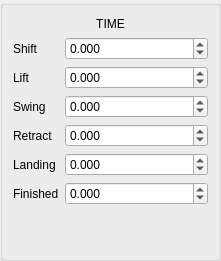
     <widget class="QGroupBox" name="formGroupBox_33">
      <property name="geometry">
       <rect>
        <x>20</x>
        <y>270</y>
        <width>221</width>
        <height>261</height>
       </rect>
      </property>
      <layout class="QFormLayout" name="formLayout_44">
       <property name="leftMargin">
        <number>10</number>
       </property>
       <property name="rightMargin">
        <number>10</number>
       </property>
       <item row="2" column="1">
        <widget class="QDoubleSpinBox" name="Time_Shift">
         <property name="decimals">
          <number>3</number>
         </property>
         <property name="minimum">
          <double>-10.000000000000000</double>
         </property>
         <property name="maximum">
          <double>10.000000000000000</double>
         </property>
         <property name="singleStep">
          <double>0.010000000000000</double>
         </property>
        </widget>
       </item>
       <item row="2" column="0">
        <widget class="QLabel" name="label_338">
         <property name="text">
          <string>Shift</string>
         </property>
        </widget>
       </item>
       <item row="3" column="0">
        <widget class="QLabel" name="label_339">
         <property name="text">
          <string>Lift</string>
         </property>
        </widget>
       </item>
       <item row="3" column="1">
        <widget class="QDoubleSpinBox" name="Time_Lift">
         <property name="decimals">
          <number>3</number>
         </property>
         <property name="minimum">
          <double>-10.000000000000000</double>
         </property>
         <property name="maximum">
          <double>10.000000000000000</double>
         </property>
         <property name="singleStep">
          <double>0.010000000000000</double>
         </property>
        </widget>
       </item>
       <item row="4" column="0">
        <widget class="QLabel" name="label_340">
         <property name="text">
          <string>Swing</string>
         </property>
        </widget>
       </item>
       <item row="4" column="1">
        <widget class="QDoubleSpinBox" name="Time_Swing">
         <property name="decimals">
          <number>3</number>
         </property>
         <property name="minimum">
          <double>-10.000000000000000</double>
         </property>
         <property name="maximum">
          <double>10.000000000000000</double>
         </property>
         <property name="singleStep">
          <double>0.010000000000000</double>
         </property>
        </widget>
       </item>
       <item row="5" column="0">
        <widget class="QLabel" name="label_341">
         <property name="text">
          <string>Retract</string>
         </property>
        </widget>
       </item>
       <item row="5" column="1">
        <widget class="QDoubleSpinBox" name="Time_Retract">
         <property name="decimals">
          <number>3</number>
         </property>
         <property name="minimum">
          <double>-10.000000000000000</double>
         </property>
         <property name="maximum">
          <double>10.000000000000000</double>
         </property>
         <property name="singleStep">
          <double>0.010000000000000</double>
         </property>
        </widget>
       </item>
       <item row="6" column="0">
        <widget class="QLabel" name="label_342">
         <property name="text">
          <string>Landing</string>
         </property>
        </widget>
       </item>
       <item row="6" column="1">
        <widget class="QDoubleSpinBox" name="Time_Landing">
         <property name="decimals">
          <number>3</number>
         </property>
         <property name="minimum">
          <double>-10.000000000000000</double>
         </property>
         <property name="maximum">
          <double>10.000000000000000</double>
         </property>
         <property name="singleStep">
          <double>0.010000000000000</double>
         </property>
        </widget>
       </item>
       <item row="7" column="0">
        <widget class="QLabel" name="label_343">
         <property name="text">
          <string>Finished</string>
         </property>
        </widget>
       </item>
       <item row="7" column="1">
        <widget class="QDoubleSpinBox" name="Time_Finished">
         <property name="decimals">
          <number>3</number>
         </property>
         <property name="minimum">
          <double>-10.000000000000000</double>
         </property>
         <property name="maximum">
          <double>10.000000000000000</double>
         </property>
         <property name="singleStep">
          <double>0.010000000000000</double>
         </property>
        </widget>
       </item>
       <item row="0" column="0" colspan="2">
        <widget class="QLabel" name="label_344">
         <property name="text">
          <string>TIME</string>
         </property>
         <property name="alignment">
          <set>Qt::AlignCenter</set>
         </property>
        </widget>
       </item>
      </layout>
     </widget>
